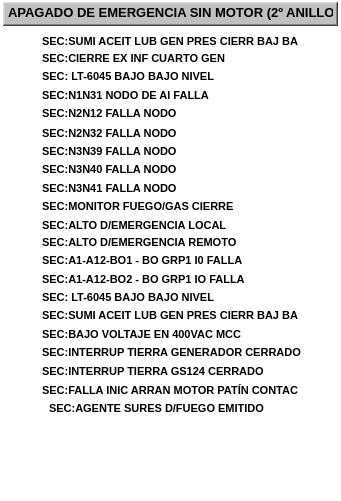
  <widget class="QFrame" name="fr_3">
   <property name="geometry">
    <rect>
     <x>684</x>
     <y>85</y>
     <width>341</width>
     <height>501</height>
    </rect>
   </property>
   <property name="styleSheet">
    <string notr="true">background-color: rgba(255, 255, 255, 0);</string>
   </property>
   <property name="frameShape">
    <enum>QFrame::StyledPanel</enum>
   </property>
   <property name="frameShadow">
    <enum>QFrame::Plain</enum>
   </property>
   <property name="lineWidth">
    <number>1</number>
   </property>
   <property name="midLineWidth">
    <number>0</number>
   </property>
   <widget class="QFrame" name="frTitulo_3">
    <property name="geometry">
     <rect>
      <x>3</x>
      <y>2</y>
      <width>335</width>
      <height>24</height>
     </rect>
    </property>
    <property name="styleSheet">
     <string notr="true">background-color: rgb(192, 192, 192);</string>
    </property>
    <property name="frameShape">
     <enum>QFrame::WinPanel</enum>
    </property>
    <property name="frameShadow">
     <enum>QFrame::Raised</enum>
    </property>
    <property name="lineWidth">
     <number>2</number>
    </property>
    <property name="midLineWidth">
     <number>0</number>
    </property>
   </widget>
   <widget class="QLabel" name="lbTitulo_3">
    <property name="geometry">
     <rect>
      <x>8</x>
      <y>2</y>
      <width>325</width>
      <height>20</height>
     </rect>
    </property>
    <property name="font">
     <font>
      <pointsize>10</pointsize>
      <weight>75</weight>
      <bold>true</bold>
     </font>
    </property>
    <property name="styleSheet">
     <string notr="true">background-color: rgba(255, 255, 255, 0);</string>
    </property>
    <property name="text">
     <string>APAGADO DE EMERGENCIA SIN MOTOR (2º ANILLO)</string>
    </property>
   </widget>
   <widget class="QLabel" name="lbTexto_39">
    <property name="geometry">
     <rect>
      <x>42</x>
      <y>33</y>
      <width>281</width>
      <height>16</height>
     </rect>
    </property>
    <property name="font">
     <font>
      <pointsize>8</pointsize>
      <weight>75</weight>
      <bold>true</bold>
     </font>
    </property>
    <property name="styleSheet">
     <string notr="true">background-color: rgba(255, 255, 255, 0);</string>
    </property>
    <property name="text">
     <string>SEC:SUMI ACEIT LUB GEN PRES CIERR BAJ BA</string>
    </property>
   </widget>
   <widget class="AWMultiObject" name="aLet_39">
    <property name="geometry">
     <rect>
      <x>13</x>
      <y>26</y>
      <width>25</width>
      <height>31</height>
     </rect>
    </property>
    <property name="ElementType">
     <enum>AWMultiObject::CIRLED</enum>
    </property>
    <property name="OnColor">
     <enum>AWMultiObject::Grey</enum>
    </property>
    <property name="OffColor">
     <enum>AWMultiObject::Grey</enum>
    </property>
   </widget>
   <widget class="QLabel" name="lbTexto_40">
    <property name="geometry">
     <rect>
      <x>42</x>
      <y>50</y>
      <width>281</width>
      <height>16</height>
     </rect>
    </property>
    <property name="font">
     <font>
      <pointsize>8</pointsize>
      <weight>75</weight>
      <bold>true</bold>
     </font>
    </property>
    <property name="styleSheet">
     <string notr="true">background-color: rgba(255, 255, 255, 0);</string>
    </property>
    <property name="text">
     <string>SEC:CIERRE EX INF CUARTO GEN</string>
    </property>
   </widget>
   <widget class="AWMultiObject" name="aLet_40">
    <property name="geometry">
     <rect>
      <x>13</x>
      <y>44</y>
      <width>25</width>
      <height>31</height>
     </rect>
    </property>
    <property name="ElementType">
     <enum>AWMultiObject::CIRLED</enum>
    </property>
    <property name="OnColor">
     <enum>AWMultiObject::Grey</enum>
    </property>
    <property name="OffColor">
     <enum>AWMultiObject::Grey</enum>
    </property>
   </widget>
   <widget class="QLabel" name="lbTexto_41">
    <property name="geometry">
     <rect>
      <x>42</x>
      <y>68</y>
      <width>281</width>
      <height>16</height>
     </rect>
    </property>
    <property name="font">
     <font>
      <pointsize>8</pointsize>
      <weight>75</weight>
      <bold>true</bold>
     </font>
    </property>
    <property name="styleSheet">
     <string notr="true">background-color: rgba(255, 255, 255, 0);</string>
    </property>
    <property name="text">
     <string>SEC: LT-6045 BAJO BAJO NIVEL</string>
    </property>
   </widget>
   <widget class="AWMultiObject" name="aLet_41">
    <property name="geometry">
     <rect>
      <x>13</x>
      <y>63</y>
      <width>25</width>
      <height>31</height>
     </rect>
    </property>
    <property name="ElementType">
     <enum>AWMultiObject::CIRLED</enum>
    </property>
    <property name="OnColor">
     <enum>AWMultiObject::Grey</enum>
    </property>
    <property name="OffColor">
     <enum>AWMultiObject::Grey</enum>
    </property>
   </widget>
   <widget class="QLabel" name="lbTexto_42">
    <property name="geometry">
     <rect>
      <x>42</x>
      <y>87</y>
      <width>281</width>
      <height>16</height>
     </rect>
    </property>
    <property name="font">
     <font>
      <pointsize>8</pointsize>
      <weight>75</weight>
      <bold>true</bold>
     </font>
    </property>
    <property name="styleSheet">
     <string notr="true">background-color: rgba(255, 255, 255, 0);</string>
    </property>
    <property name="text">
     <string>SEC:N1N31 NODO DE Al FALLA</string>
    </property>
   </widget>
   <widget class="AWMultiObject" name="aLet_42">
    <property name="geometry">
     <rect>
      <x>13</x>
      <y>80</y>
      <width>25</width>
      <height>31</height>
     </rect>
    </property>
    <property name="ElementType">
     <enum>AWMultiObject::CIRLED</enum>
    </property>
    <property name="OnColor">
     <enum>AWMultiObject::Grey</enum>
    </property>
    <property name="OffColor">
     <enum>AWMultiObject::Grey</enum>
    </property>
   </widget>
   <widget class="AWMultiObject" name="aLet_43">
    <property name="geometry">
     <rect>
      <x>13</x>
      <y>98</y>
      <width>25</width>
      <height>31</height>
     </rect>
    </property>
    <property name="ElementType">
     <enum>AWMultiObject::CIRLED</enum>
    </property>
    <property name="OnColor">
     <enum>AWMultiObject::Grey</enum>
    </property>
    <property name="OffColor">
     <enum>AWMultiObject::Grey</enum>
    </property>
   </widget>
   <widget class="QLabel" name="lbTexto_43">
    <property name="geometry">
     <rect>
      <x>42</x>
      <y>105</y>
      <width>281</width>
      <height>16</height>
     </rect>
    </property>
    <property name="font">
     <font>
      <pointsize>8</pointsize>
      <weight>75</weight>
      <bold>true</bold>
     </font>
    </property>
    <property name="styleSheet">
     <string notr="true">background-color: rgba(255, 255, 255, 0);</string>
    </property>
    <property name="text">
     <string>SEC:N2N12 FALLA NODO</string>
    </property>
   </widget>
   <widget class="AWMultiObject" name="aLet_44">
    <property name="geometry">
     <rect>
      <x>13</x>
      <y>118</y>
      <width>25</width>
      <height>31</height>
     </rect>
    </property>
    <property name="ElementType">
     <enum>AWMultiObject::CIRLED</enum>
    </property>
    <property name="OnColor">
     <enum>AWMultiObject::Grey</enum>
    </property>
    <property name="OffColor">
     <enum>AWMultiObject::Grey</enum>
    </property>
   </widget>
   <widget class="QLabel" name="lbTexto_44">
    <property name="geometry">
     <rect>
      <x>42</x>
      <y>125</y>
      <width>281</width>
      <height>16</height>
     </rect>
    </property>
    <property name="font">
     <font>
      <pointsize>8</pointsize>
      <weight>75</weight>
      <bold>true</bold>
     </font>
    </property>
    <property name="styleSheet">
     <string notr="true">background-color: rgba(255, 255, 255, 0);</string>
    </property>
    <property name="text">
     <string>SEC:N2N32 FALLA NODO</string>
    </property>
   </widget>
   <widget class="QLabel" name="lbTexto_45">
    <property name="geometry">
     <rect>
      <x>42</x>
      <y>143</y>
      <width>281</width>
      <height>16</height>
     </rect>
    </property>
    <property name="font">
     <font>
      <pointsize>8</pointsize>
      <weight>75</weight>
      <bold>true</bold>
     </font>
    </property>
    <property name="styleSheet">
     <string notr="true">background-color: rgba(255, 255, 255, 0);</string>
    </property>
    <property name="text">
     <string>SEC:N3N39 FALLA NODO</string>
    </property>
   </widget>
   <widget class="AWMultiObject" name="aLet_45">
    <property name="geometry">
     <rect>
      <x>13</x>
      <y>135</y>
      <width>25</width>
      <height>31</height>
     </rect>
    </property>
    <property name="ElementType">
     <enum>AWMultiObject::CIRLED</enum>
    </property>
    <property name="OnColor">
     <enum>AWMultiObject::Grey</enum>
    </property>
    <property name="OffColor">
     <enum>AWMultiObject::Grey</enum>
    </property>
   </widget>
   <widget class="AWMultiObject" name="aLet_46">
    <property name="geometry">
     <rect>
      <x>13</x>
      <y>154</y>
      <width>25</width>
      <height>31</height>
     </rect>
    </property>
    <property name="ElementType">
     <enum>AWMultiObject::CIRLED</enum>
    </property>
    <property name="OnColor">
     <enum>AWMultiObject::Grey</enum>
    </property>
    <property name="OffColor">
     <enum>AWMultiObject::Grey</enum>
    </property>
   </widget>
   <widget class="QLabel" name="lbTexto_46">
    <property name="geometry">
     <rect>
      <x>42</x>
      <y>161</y>
      <width>281</width>
      <height>16</height>
     </rect>
    </property>
    <property name="font">
     <font>
      <pointsize>8</pointsize>
      <weight>75</weight>
      <bold>true</bold>
     </font>
    </property>
    <property name="styleSheet">
     <string notr="true">background-color: rgba(255, 255, 255, 0);</string>
    </property>
    <property name="text">
     <string>SEC:N3N40 FALLA NODO</string>
    </property>
   </widget>
   <widget class="AWMultiObject" name="aLet_47">
    <property name="geometry">
     <rect>
      <x>13</x>
      <y>173</y>
      <width>25</width>
      <height>31</height>
     </rect>
    </property>
    <property name="ElementType">
     <enum>AWMultiObject::CIRLED</enum>
    </property>
    <property name="OnColor">
     <enum>AWMultiObject::Grey</enum>
    </property>
    <property name="OffColor">
     <enum>AWMultiObject::Grey</enum>
    </property>
   </widget>
   <widget class="QLabel" name="lbTexto_47">
    <property name="geometry">
     <rect>
      <x>42</x>
      <y>180</y>
      <width>281</width>
      <height>16</height>
     </rect>
    </property>
    <property name="font">
     <font>
      <pointsize>8</pointsize>
      <weight>75</weight>
      <bold>true</bold>
     </font>
    </property>
    <property name="styleSheet">
     <string notr="true">background-color: rgba(255, 255, 255, 0);</string>
    </property>
    <property name="text">
     <string>SEC:N3N41 FALLA NODO</string>
    </property>
   </widget>
   <widget class="QLabel" name="lbTexto_48">
    <property name="geometry">
     <rect>
      <x>42</x>
      <y>198</y>
      <width>281</width>
      <height>16</height>
     </rect>
    </property>
    <property name="font">
     <font>
      <pointsize>8</pointsize>
      <weight>75</weight>
      <bold>true</bold>
     </font>
    </property>
    <property name="styleSheet">
     <string notr="true">background-color: rgba(255, 255, 255, 0);</string>
    </property>
    <property name="text">
     <string>SEC:MONITOR FUEGO/GAS CIERRE</string>
    </property>
   </widget>
   <widget class="AWMultiObject" name="aLet_48">
    <property name="geometry">
     <rect>
      <x>13</x>
      <y>190</y>
      <width>25</width>
      <height>31</height>
     </rect>
    </property>
    <property name="ElementType">
     <enum>AWMultiObject::CIRLED</enum>
    </property>
    <property name="OnColor">
     <enum>AWMultiObject::Grey</enum>
    </property>
    <property name="OffColor">
     <enum>AWMultiObject::Grey</enum>
    </property>
   </widget>
   <widget class="QLabel" name="lbTexto_49">
    <property name="geometry">
     <rect>
      <x>42</x>
      <y>217</y>
      <width>281</width>
      <height>16</height>
     </rect>
    </property>
    <property name="font">
     <font>
      <pointsize>8</pointsize>
      <weight>75</weight>
      <bold>true</bold>
     </font>
    </property>
    <property name="styleSheet">
     <string notr="true">background-color: rgba(255, 255, 255, 0);</string>
    </property>
    <property name="text">
     <string>SEC:ALTO D/EMERGENCIA LOCAL</string>
    </property>
   </widget>
   <widget class="AWMultiObject" name="aLet_49">
    <property name="geometry">
     <rect>
      <x>13</x>
      <y>209</y>
      <width>25</width>
      <height>31</height>
     </rect>
    </property>
    <property name="ElementType">
     <enum>AWMultiObject::CIRLED</enum>
    </property>
    <property name="OnColor">
     <enum>AWMultiObject::Grey</enum>
    </property>
    <property name="OffColor">
     <enum>AWMultiObject::Grey</enum>
    </property>
   </widget>
   <widget class="AWMultiObject" name="aLet_50">
    <property name="geometry">
     <rect>
      <x>13</x>
      <y>227</y>
      <width>25</width>
      <height>31</height>
     </rect>
    </property>
    <property name="ElementType">
     <enum>AWMultiObject::CIRLED</enum>
    </property>
    <property name="OnColor">
     <enum>AWMultiObject::Grey</enum>
    </property>
    <property name="OffColor">
     <enum>AWMultiObject::Grey</enum>
    </property>
   </widget>
   <widget class="QLabel" name="lbTexto_50">
    <property name="geometry">
     <rect>
      <x>42</x>
      <y>234</y>
      <width>281</width>
      <height>16</height>
     </rect>
    </property>
    <property name="font">
     <font>
      <pointsize>8</pointsize>
      <weight>75</weight>
      <bold>true</bold>
     </font>
    </property>
    <property name="styleSheet">
     <string notr="true">background-color: rgba(255, 255, 255, 0);</string>
    </property>
    <property name="text">
     <string>SEC:ALTO D/EMERGENCIA REMOTO</string>
    </property>
   </widget>
   <widget class="QLabel" name="lbTexto_51">
    <property name="geometry">
     <rect>
      <x>42</x>
      <y>252</y>
      <width>281</width>
      <height>16</height>
     </rect>
    </property>
    <property name="font">
     <font>
      <pointsize>8</pointsize>
      <weight>75</weight>
      <bold>true</bold>
     </font>
    </property>
    <property name="styleSheet">
     <string notr="true">background-color: rgba(255, 255, 255, 0);</string>
    </property>
    <property name="text">
     <string>SEC:A1-A12-BO1 - BO GRP1 I0 FALLA</string>
    </property>
   </widget>
   <widget class="AWMultiObject" name="aLet_51">
    <property name="geometry">
     <rect>
      <x>13</x>
      <y>245</y>
      <width>25</width>
      <height>31</height>
     </rect>
    </property>
    <property name="ElementType">
     <enum>AWMultiObject::CIRLED</enum>
    </property>
    <property name="OnColor">
     <enum>AWMultiObject::Grey</enum>
    </property>
    <property name="OffColor">
     <enum>AWMultiObject::Grey</enum>
    </property>
   </widget>
   <widget class="AWMultiObject" name="aLet_52">
    <property name="geometry">
     <rect>
      <x>13</x>
      <y>263</y>
      <width>25</width>
      <height>31</height>
     </rect>
    </property>
    <property name="ElementType">
     <enum>AWMultiObject::CIRLED</enum>
    </property>
    <property name="OnColor">
     <enum>AWMultiObject::Grey</enum>
    </property>
    <property name="OffColor">
     <enum>AWMultiObject::Grey</enum>
    </property>
   </widget>
   <widget class="QLabel" name="lbTexto_52">
    <property name="geometry">
     <rect>
      <x>42</x>
      <y>271</y>
      <width>281</width>
      <height>16</height>
     </rect>
    </property>
    <property name="font">
     <font>
      <pointsize>8</pointsize>
      <weight>75</weight>
      <bold>true</bold>
     </font>
    </property>
    <property name="styleSheet">
     <string notr="true">background-color: rgba(255, 255, 255, 0);</string>
    </property>
    <property name="text">
     <string>SEC:A1-A12-BO2 - BO GRP1 IO FALLA</string>
    </property>
   </widget>
   <widget class="QLabel" name="lbTexto_53">
    <property name="geometry">
     <rect>
      <x>42</x>
      <y>289</y>
      <width>281</width>
      <height>16</height>
     </rect>
    </property>
    <property name="font">
     <font>
      <pointsize>8</pointsize>
      <weight>75</weight>
      <bold>true</bold>
     </font>
    </property>
    <property name="styleSheet">
     <string notr="true">background-color: rgba(255, 255, 255, 0);</string>
    </property>
    <property name="text">
     <string>SEC: LT-6045 BAJO BAJO NIVEL</string>
    </property>
   </widget>
   <widget class="AWMultiObject" name="aLet_53">
    <property name="geometry">
     <rect>
      <x>13</x>
      <y>282</y>
      <width>25</width>
      <height>31</height>
     </rect>
    </property>
    <property name="ElementType">
     <enum>AWMultiObject::CIRLED</enum>
    </property>
    <property name="OnColor">
     <enum>AWMultiObject::Grey</enum>
    </property>
    <property name="OffColor">
     <enum>AWMultiObject::Grey</enum>
    </property>
   </widget>
   <widget class="AWMultiObject" name="aLet_54">
    <property name="geometry">
     <rect>
      <x>13</x>
      <y>319</y>
      <width>25</width>
      <height>31</height>
     </rect>
    </property>
    <property name="ElementType">
     <enum>AWMultiObject::CIRLED</enum>
    </property>
    <property name="OnColor">
     <enum>AWMultiObject::Grey</enum>
    </property>
    <property name="OffColor">
     <enum>AWMultiObject::Grey</enum>
    </property>
   </widget>
   <widget class="QLabel" name="lbTexto_54">
    <property name="geometry">
     <rect>
      <x>42</x>
      <y>307</y>
      <width>281</width>
      <height>16</height>
     </rect>
    </property>
    <property name="font">
     <font>
      <pointsize>8</pointsize>
      <weight>75</weight>
      <bold>true</bold>
     </font>
    </property>
    <property name="styleSheet">
     <string notr="true">background-color: rgba(255, 255, 255, 0);</string>
    </property>
    <property name="text">
     <string>SEC:SUMI ACEIT LUB GEN PRES CIERR BAJ BA</string>
    </property>
   </widget>
   <widget class="AWMultiObject" name="aLet_55">
    <property name="geometry">
     <rect>
      <x>13</x>
      <y>301</y>
      <width>25</width>
      <height>31</height>
     </rect>
    </property>
    <property name="ElementType">
     <enum>AWMultiObject::CIRLED</enum>
    </property>
    <property name="OnColor">
     <enum>AWMultiObject::Grey</enum>
    </property>
    <property name="OffColor">
     <enum>AWMultiObject::Grey</enum>
    </property>
   </widget>
   <widget class="QLabel" name="lbTexto_55">
    <property name="geometry">
     <rect>
      <x>42</x>
      <y>326</y>
      <width>281</width>
      <height>16</height>
     </rect>
    </property>
    <property name="font">
     <font>
      <pointsize>8</pointsize>
      <weight>75</weight>
      <bold>true</bold>
     </font>
    </property>
    <property name="styleSheet">
     <string notr="true">background-color: rgba(255, 255, 255, 0);</string>
    </property>
    <property name="text">
     <string>SEC:BAJO VOLTAJE EN 400VAC MCC</string>
    </property>
   </widget>
   <widget class="AWMultiObject" name="aLet_56">
    <property name="geometry">
     <rect>
      <x>13</x>
      <y>337</y>
      <width>25</width>
      <height>31</height>
     </rect>
    </property>
    <property name="ElementType">
     <enum>AWMultiObject::CIRLED</enum>
    </property>
    <property name="OnColor">
     <enum>AWMultiObject::Grey</enum>
    </property>
    <property name="OffColor">
     <enum>AWMultiObject::Grey</enum>
    </property>
   </widget>
   <widget class="QLabel" name="lbTexto_56">
    <property name="geometry">
     <rect>
      <x>42</x>
      <y>344</y>
      <width>281</width>
      <height>16</height>
     </rect>
    </property>
    <property name="font">
     <font>
      <pointsize>8</pointsize>
      <weight>75</weight>
      <bold>true</bold>
     </font>
    </property>
    <property name="styleSheet">
     <string notr="true">background-color: rgba(255, 255, 255, 0);</string>
    </property>
    <property name="text">
     <string>SEC:INTERRUP TIERRA GENERADOR CERRADO</string>
    </property>
   </widget>
   <widget class="AWMultiObject" name="aLet_57">
    <property name="geometry">
     <rect>
      <x>13</x>
      <y>373</y>
      <width>25</width>
      <height>31</height>
     </rect>
    </property>
    <property name="ElementType">
     <enum>AWMultiObject::CIRLED</enum>
    </property>
    <property name="OnColor">
     <enum>AWMultiObject::Grey</enum>
    </property>
    <property name="OffColor">
     <enum>AWMultiObject::Grey</enum>
    </property>
   </widget>
   <widget class="QLabel" name="lbTexto_57">
    <property name="geometry">
     <rect>
      <x>42</x>
      <y>363</y>
      <width>281</width>
      <height>16</height>
     </rect>
    </property>
    <property name="font">
     <font>
      <pointsize>8</pointsize>
      <weight>75</weight>
      <bold>true</bold>
     </font>
    </property>
    <property name="styleSheet">
     <string notr="true">background-color: rgba(255, 255, 255, 0);</string>
    </property>
    <property name="text">
     <string>SEC:INTERRUP TIERRA GS124 CERRADO</string>
    </property>
   </widget>
   <widget class="QLabel" name="lbTexto_62">
    <property name="geometry">
     <rect>
      <x>42</x>
      <y>382</y>
      <width>281</width>
      <height>16</height>
     </rect>
    </property>
    <property name="font">
     <font>
      <pointsize>8</pointsize>
      <weight>75</weight>
      <bold>true</bold>
     </font>
    </property>
    <property name="styleSheet">
     <string notr="true">background-color: rgba(255, 255, 255, 0);</string>
    </property>
    <property name="text">
     <string>SEC:FALLA INIC ARRAN MOTOR PATÍN CONTAC</string>
    </property>
   </widget>
   <widget class="AWMultiObject" name="aLet_62">
    <property name="geometry">
     <rect>
      <x>13</x>
      <y>355</y>
      <width>25</width>
      <height>31</height>
     </rect>
    </property>
    <property name="ElementType">
     <enum>AWMultiObject::CIRLED</enum>
    </property>
    <property name="OnColor">
     <enum>AWMultiObject::Grey</enum>
    </property>
    <property name="OffColor">
     <enum>AWMultiObject::Grey</enum>
    </property>
   </widget>
   <widget class="AWMultiObject" name="aLet_63">
    <property name="geometry">
     <rect>
      <x>13</x>
      <y>393</y>
      <width>25</width>
      <height>31</height>
     </rect>
    </property>
    <property name="ElementType">
     <enum>AWMultiObject::CIRLED</enum>
    </property>
    <property name="OnColor">
     <enum>AWMultiObject::Grey</enum>
    </property>
    <property name="OffColor">
     <enum>AWMultiObject::Grey</enum>
    </property>
   </widget>
   <widget class="QLabel" name="lbTexto_63">
    <property name="geometry">
     <rect>
      <x>49</x>
      <y>400</y>
      <width>281</width>
      <height>16</height>
     </rect>
    </property>
    <property name="font">
     <font>
      <pointsize>8</pointsize>
      <weight>75</weight>
      <bold>true</bold>
     </font>
    </property>
    <property name="styleSheet">
     <string notr="true">background-color: rgba(255, 255, 255, 0);</string>
    </property>
    <property name="text">
     <string>SEC:AGENTE SURES D/FUEGO EMITIDO</string>
    </property>
   </widget>
  </widget>
